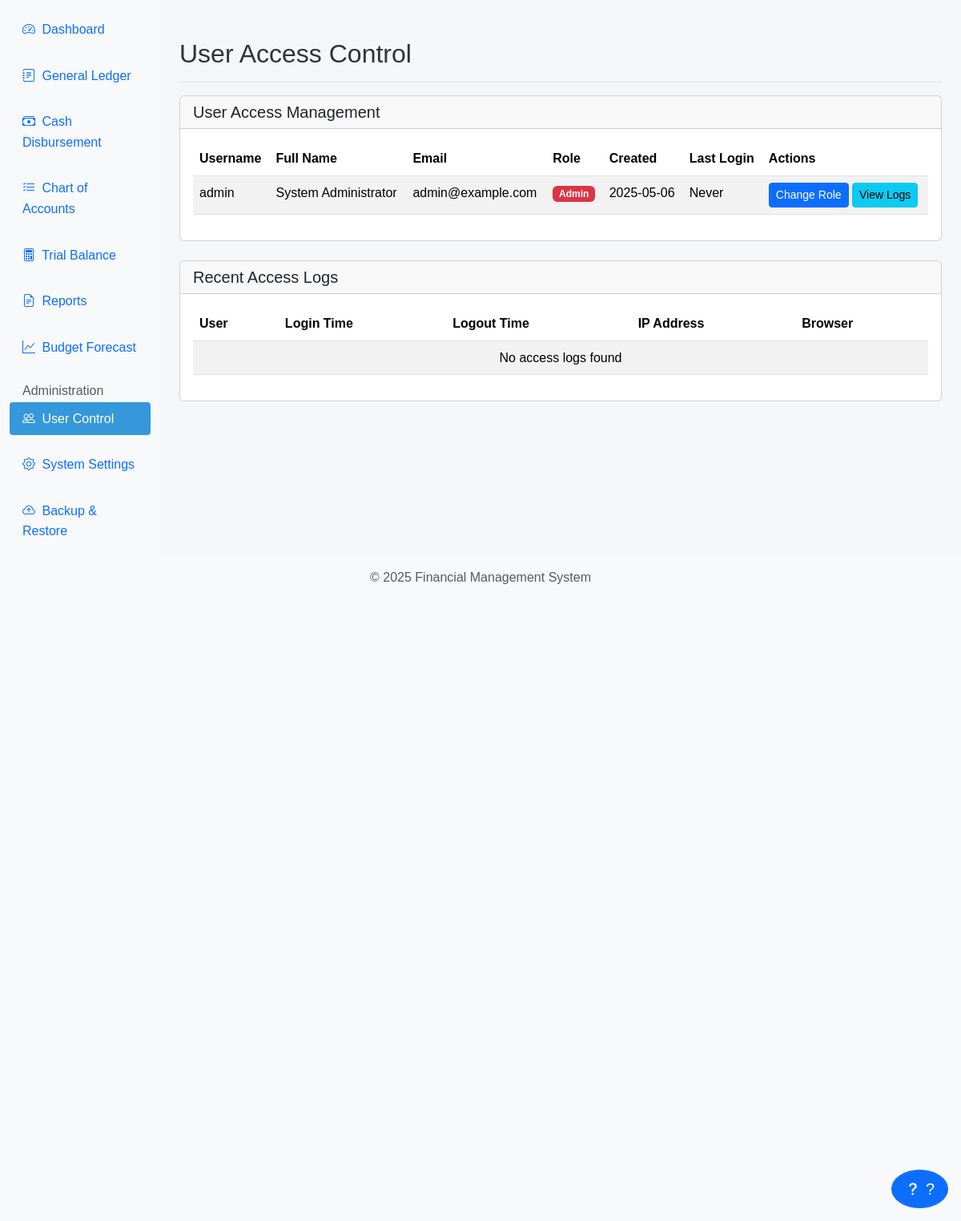
/user-control.php (signed in), run on the app's committed database.
### tables this page shows
CREATE TABLE IF NOT EXISTS users (
    id INT AUTO_INCREMENT PRIMARY KEY,
    username VARCHAR(50) NOT NULL UNIQUE,
    password VARCHAR(255) NOT NULL,
    full_name VARCHAR(100) NOT NULL,
    email VARCHAR(100) NOT NULL,
    role ENUM('Admin', 'Accountant', 'Viewer') NOT NULL DEFAULT 'Viewer',
    created_at TIMESTAMP DEFAULT CURRENT_TIMESTAMP
);

### user-control.php (the view, shortened to what this page needs)
<?php
function getUsersWithAccessLogs() {
    $conn = getConnection();
    $sql = "SELECT
                u.id,
                u.username,
                u.full_name,
                u.email,
                u.role,
                u.created_at,
                (SELECT MAX(login_time) FROM user_access_logs WHERE user_id = u.id) as last_login
            FROM
                users u
            ORDER BY
                u.role, u.username";
    $result = $conn->query($sql);
    $users = [];
    if ($result->num_rows > 0) {
        while($row = $result->fetch_assoc()) {
            $users[] = $row;
        }
    }
    return $users;
}
function getRecentAccessLogs($limit = 20) {
    $logs = [];
    return $logs;
}
$users = getUsersWithAccessLogs();
$accessLogs = getRecentAccessLogs();
?>
<!DOCTYPE html>
<html lang="en">
<head>
    <?php include 'includes/head.php'; ?>
</head>
<body>
    <?php include 'includes/header.php'; ?>
    <div class="container-fluid">
        <div class="row">
            <?php include 'includes/sidebar.php'; ?>
            <main class="col-md-9 ms-sm-auto col-lg-10 px-md-4">
                <div class="d-flex justify-content-between flex-wrap flex-md-nowrap align-items-center pt-3 pb-2 mb-3 border-bottom">
                    <h1 class="h2">User Access Control</h1>
                </div>
                <div class="row mb-4">
                    <div class="col-md-12">
                        <div class="card">
                            <div class="card-header">
                                <h5 class="card-title mb-0">User Access Management</h5>
                            </div>
                            <div class="card-body">
                                <div class="table-responsive">
                                    <table class="table table-striped table-hover">
                                        <thead>
                                            <tr>
                                                <th>Username</th>
                                                <th>Full Name</th>
                                                <th>Email</th>
                                                <th>Role</th>
                                                <th>Created</th>
                                                <th>Last Login</th>
                                                <th>Actions</th>
                                            </tr>
                                        </thead>
                                        <tbody>
                                            <?php foreach ($users as $user): ?>
                                            <tr>
                                                <td><?php echo $user['username']; ?></td>
                                                <td><?php echo $user['full_name']; ?></td>
                                                <td><?php echo $user['email']; ?></td>
                                                <td>
                                                    <span class="badge <?php echo $user['role'] === 'Admin' ? 'bg-danger' : ($user['role'] === 'Accountant' ? 'bg-warning' : 'bg-info'); ?>">
                                                        <?php echo $user['role']; ?>
                                                    </span>
                                                </td>
                                                <td><?php echo date('Y-m-d', strtotime($user['created_at'])); ?></td>
                                                <td><?php echo $user['last_login'] ? date('Y-m-d H:i', strtotime($user['last_login'])) : 'Never'; ?></td>
                                                <td>
                                                    <button type="button" class="btn btn-sm btn-primary" data-bs-toggle="modal" data-bs-target="#changeRoleModal<?php echo $user['id']; ?>">
                                                        Change Role
                                                    </button>
                                                    <a href="view-user-logs.php?id=<?php echo $user['id']; ?>" class="btn btn-sm btn-info">
                                                        View Logs
                                                    </a>
                                                </td>
                                            </tr>
                                            <?php endforeach; ?>
                                        </tbody>
                                    </table>
                                </div>
                            </div>
                        </div>
                    </div>
                </div>
                <div class="row">
                    <div class="col-md-12">
                        <div class="card">
                            <div class="card-header">
                                <h5 class="card-title mb-0">Recent Access Logs</h5>
                            </div>
                            <div class="card-body">
                                <div class="table-responsive">
                                    <table class="table table-striped table-hover">
                                        <thead>
                                            <tr>
                                                <th>User</th>
                                                <th>Login Time</th>
                                                <th>Logout Time</th>
                                                <th>IP Address</th>
                                                <th>Browser</th>
                                            </tr>
                                        </thead>
                                        <tbody>
                                            <?php if (empty($accessLogs)): ?>
                                            <tr>
                                                <td colspan="5" class="text-center">No access logs found</td>
                                            </tr>
                                            <?php endif; ?>
                                        </tbody>
                                    </table>
                                </div>
                            </div>
                        </div>
                    </div>
                </div>
            </main>
        </div>
    </div>
    <?php include 'includes/footer.php'; ?>
</body>
</html>

### assets/css/style.css (style rules this page uses)
* { margin: 0; padding: 0; box-sizing: border-box; }
body { font-family: Arial, sans-serif; line-height: 1.6; background-color: #f4f6f8; color: #333; }
main { flex: 1; padding: 2rem; }

### data on the page
users: username "admin", full_name "System Administrator", email "admin@example.com", role "Admin", created_at "2025-05-06"
